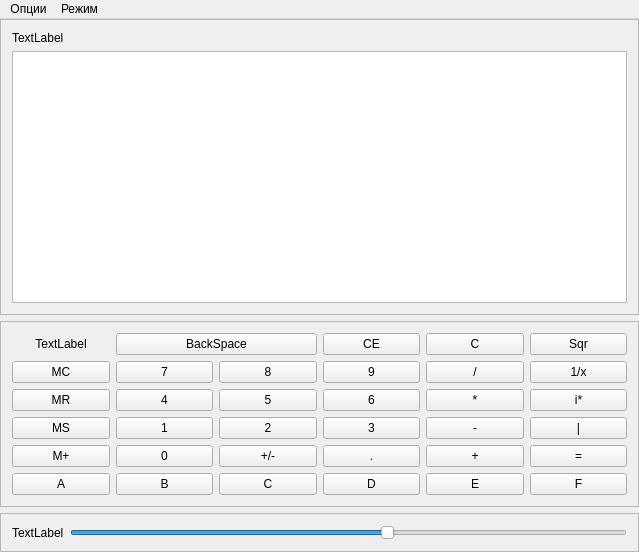
<?xml version="1.0" encoding="UTF-8"?>
<ui version="4.0">
 <class>MainWindow</class>
 <widget class="QMainWindow" name="MainWindow">
  <property name="geometry">
   <rect>
    <x>0</x>
    <y>0</y>
    <width>639</width>
    <height>552</height>
   </rect>
  </property>
  <property name="windowTitle">
   <string>Универсальный калькулятор</string>
  </property>
  <widget class="QWidget" name="centralWidget">
   <layout class="QVBoxLayout" name="verticalLayout">
    <property name="leftMargin">
     <number>0</number>
    </property>
    <property name="topMargin">
     <number>0</number>
    </property>
    <property name="rightMargin">
     <number>0</number>
    </property>
    <property name="bottomMargin">
     <number>0</number>
    </property>
    <item>
     <widget class="QFrame" name="frame">
      <property name="sizePolicy">
       <sizepolicy hsizetype="Preferred" vsizetype="Preferred">
        <horstretch>0</horstretch>
        <verstretch>0</verstretch>
       </sizepolicy>
      </property>
      <property name="frameShape">
       <enum>QFrame::StyledPanel</enum>
      </property>
      <property name="frameShadow">
       <enum>QFrame::Raised</enum>
      </property>
      <layout class="QVBoxLayout" name="verticalLayout_2">
       <item>
        <widget class="QLabel" name="label_mode">
         <property name="font">
          <font>
           <pointsize>9</pointsize>
          </font>
         </property>
         <property name="text">
          <string>TextLabel</string>
         </property>
        </widget>
       </item>
       <item>
        <widget class="QTextEdit" name="textEdit">
         <property name="font">
          <font>
           <pointsize>9</pointsize>
          </font>
         </property>
         <property name="readOnly">
          <bool>true</bool>
         </property>
        </widget>
       </item>
      </layout>
     </widget>
    </item>
    <item>
     <widget class="QFrame" name="frame_2">
      <property name="frameShape">
       <enum>QFrame::StyledPanel</enum>
      </property>
      <property name="frameShadow">
       <enum>QFrame::Raised</enum>
      </property>
      <layout class="QGridLayout" name="gridLayout">
       <item row="3" column="0">
        <widget class="QPushButton" name="pushButton_mems">
         <property name="font">
          <font>
           <pointsize>9</pointsize>
          </font>
         </property>
         <property name="text">
          <string>MS</string>
         </property>
        </widget>
       </item>
       <item row="4" column="0">
        <widget class="QPushButton" name="pushButton_memp">
         <property name="font">
          <font>
           <pointsize>9</pointsize>
          </font>
         </property>
         <property name="text">
          <string>M+</string>
         </property>
        </widget>
       </item>
       <item row="1" column="4">
        <widget class="QPushButton" name="pushButton_div">
         <property name="font">
          <font>
           <pointsize>9</pointsize>
          </font>
         </property>
         <property name="text">
          <string>/</string>
         </property>
         <property name="shortcut">
          <string>/</string>
         </property>
        </widget>
       </item>
       <item row="0" column="1" colspan="2">
        <widget class="QPushButton" name="pushButton_backspace">
         <property name="font">
          <font>
           <pointsize>9</pointsize>
          </font>
         </property>
         <property name="text">
          <string>BackSpace</string>
         </property>
         <property name="shortcut">
          <string>Backspace</string>
         </property>
        </widget>
       </item>
       <item row="1" column="0">
        <widget class="QPushButton" name="pushButton_memc">
         <property name="font">
          <font>
           <pointsize>9</pointsize>
          </font>
         </property>
         <property name="text">
          <string>MC</string>
         </property>
        </widget>
       </item>
       <item row="2" column="0">
        <widget class="QPushButton" name="pushButton_memr">
         <property name="font">
          <font>
           <pointsize>9</pointsize>
          </font>
         </property>
         <property name="text">
          <string>MR</string>
         </property>
        </widget>
       </item>
       <item row="1" column="2">
        <widget class="QPushButton" name="pushButton_num8">
         <property name="font">
          <font>
           <pointsize>9</pointsize>
          </font>
         </property>
         <property name="text">
          <string>8</string>
         </property>
         <property name="shortcut">
          <string>8</string>
         </property>
        </widget>
       </item>
       <item row="1" column="1">
        <widget class="QPushButton" name="pushButton_num7">
         <property name="font">
          <font>
           <pointsize>9</pointsize>
          </font>
         </property>
         <property name="text">
          <string>7</string>
         </property>
         <property name="shortcut">
          <string>7</string>
         </property>
        </widget>
       </item>
       <item row="0" column="0">
        <widget class="QLabel" name="label_memory">
         <property name="font">
          <font>
           <pointsize>9</pointsize>
          </font>
         </property>
         <property name="text">
          <string>TextLabel</string>
         </property>
         <property name="alignment">
          <set>Qt::AlignCenter</set>
         </property>
        </widget>
       </item>
       <item row="1" column="3">
        <widget class="QPushButton" name="pushButton_num9">
         <property name="font">
          <font>
           <pointsize>9</pointsize>
          </font>
         </property>
         <property name="text">
          <string>9</string>
         </property>
         <property name="shortcut">
          <string>9</string>
         </property>
        </widget>
       </item>
       <item row="5" column="0">
        <widget class="QPushButton" name="pushButton_numa">
         <property name="font">
          <font>
           <pointsize>9</pointsize>
          </font>
         </property>
         <property name="text">
          <string>A</string>
         </property>
         <property name="shortcut">
          <string>A</string>
         </property>
        </widget>
       </item>
       <item row="2" column="1">
        <widget class="QPushButton" name="pushButton_num4">
         <property name="font">
          <font>
           <pointsize>9</pointsize>
          </font>
         </property>
         <property name="text">
          <string>4</string>
         </property>
         <property name="shortcut">
          <string>4</string>
         </property>
        </widget>
       </item>
       <item row="2" column="2">
        <widget class="QPushButton" name="pushButton_num5">
         <property name="font">
          <font>
           <pointsize>9</pointsize>
          </font>
         </property>
         <property name="text">
          <string>5</string>
         </property>
         <property name="shortcut">
          <string>5</string>
         </property>
        </widget>
       </item>
       <item row="2" column="3">
        <widget class="QPushButton" name="pushButton_num6">
         <property name="font">
          <font>
           <pointsize>9</pointsize>
          </font>
         </property>
         <property name="text">
          <string>6</string>
         </property>
         <property name="shortcut">
          <string>6</string>
         </property>
        </widget>
       </item>
       <item row="2" column="4">
        <widget class="QPushButton" name="pushButton_mul">
         <property name="font">
          <font>
           <pointsize>9</pointsize>
          </font>
         </property>
         <property name="text">
          <string>*</string>
         </property>
         <property name="shortcut">
          <string>*</string>
         </property>
        </widget>
       </item>
       <item row="3" column="1">
        <widget class="QPushButton" name="pushButton_num1">
         <property name="font">
          <font>
           <pointsize>9</pointsize>
          </font>
         </property>
         <property name="text">
          <string>1</string>
         </property>
         <property name="shortcut">
          <string>1</string>
         </property>
        </widget>
       </item>
       <item row="3" column="2">
        <widget class="QPushButton" name="pushButton_num2">
         <property name="font">
          <font>
           <pointsize>9</pointsize>
          </font>
         </property>
         <property name="text">
          <string>2</string>
         </property>
         <property name="shortcut">
          <string>2</string>
         </property>
        </widget>
       </item>
       <item row="3" column="3">
        <widget class="QPushButton" name="pushButton_num3">
         <property name="font">
          <font>
           <pointsize>9</pointsize>
          </font>
         </property>
         <property name="text">
          <string>3</string>
         </property>
         <property name="shortcut">
          <string>3</string>
         </property>
        </widget>
       </item>
       <item row="3" column="4">
        <widget class="QPushButton" name="pushButton_minus">
         <property name="font">
          <font>
           <pointsize>9</pointsize>
          </font>
         </property>
         <property name="text">
          <string>-</string>
         </property>
         <property name="shortcut">
          <string>-</string>
         </property>
        </widget>
       </item>
       <item row="4" column="1">
        <widget class="QPushButton" name="pushButton_num0">
         <property name="font">
          <font>
           <pointsize>9</pointsize>
          </font>
         </property>
         <property name="text">
          <string>0</string>
         </property>
         <property name="shortcut">
          <string>0</string>
         </property>
        </widget>
       </item>
       <item row="4" column="2">
        <widget class="QPushButton" name="pushButton_znak">
         <property name="font">
          <font>
           <pointsize>9</pointsize>
          </font>
         </property>
         <property name="text">
          <string>+/-</string>
         </property>
        </widget>
       </item>
       <item row="4" column="3">
        <widget class="QPushButton" name="pushButton_dot">
         <property name="font">
          <font>
           <pointsize>9</pointsize>
          </font>
         </property>
         <property name="text">
          <string>.</string>
         </property>
         <property name="shortcut">
          <string>.</string>
         </property>
        </widget>
       </item>
       <item row="4" column="4">
        <widget class="QPushButton" name="pushButton_plus">
         <property name="font">
          <font>
           <pointsize>9</pointsize>
          </font>
         </property>
         <property name="text">
          <string>+</string>
         </property>
         <property name="shortcut">
          <string>+</string>
         </property>
        </widget>
       </item>
       <item row="4" column="5">
        <widget class="QPushButton" name="pushButton_result">
         <property name="font">
          <font>
           <pointsize>9</pointsize>
          </font>
         </property>
         <property name="text">
          <string>=</string>
         </property>
         <property name="shortcut">
          <string>Return</string>
         </property>
        </widget>
       </item>
       <item row="5" column="1">
        <widget class="QPushButton" name="pushButton_numb">
         <property name="font">
          <font>
           <pointsize>9</pointsize>
          </font>
         </property>
         <property name="text">
          <string>B</string>
         </property>
         <property name="shortcut">
          <string>B</string>
         </property>
        </widget>
       </item>
       <item row="5" column="2">
        <widget class="QPushButton" name="pushButton_numc">
         <property name="font">
          <font>
           <pointsize>9</pointsize>
          </font>
         </property>
         <property name="text">
          <string>C</string>
         </property>
         <property name="shortcut">
          <string>C</string>
         </property>
        </widget>
       </item>
       <item row="5" column="3">
        <widget class="QPushButton" name="pushButton_numd">
         <property name="font">
          <font>
           <pointsize>9</pointsize>
          </font>
         </property>
         <property name="text">
          <string>D</string>
         </property>
         <property name="shortcut">
          <string>D</string>
         </property>
        </widget>
       </item>
       <item row="5" column="4">
        <widget class="QPushButton" name="pushButton_nume">
         <property name="font">
          <font>
           <pointsize>9</pointsize>
          </font>
         </property>
         <property name="text">
          <string>E</string>
         </property>
         <property name="shortcut">
          <string>E</string>
         </property>
        </widget>
       </item>
       <item row="5" column="5">
        <widget class="QPushButton" name="pushButton_numf">
         <property name="font">
          <font>
           <pointsize>9</pointsize>
          </font>
         </property>
         <property name="text">
          <string>F</string>
         </property>
         <property name="shortcut">
          <string>F</string>
         </property>
        </widget>
       </item>
       <item row="0" column="3">
        <widget class="QPushButton" name="pushButton_ce">
         <property name="font">
          <font>
           <pointsize>9</pointsize>
          </font>
         </property>
         <property name="text">
          <string>CE</string>
         </property>
        </widget>
       </item>
       <item row="0" column="4">
        <widget class="QPushButton" name="pushButton_c">
         <property name="font">
          <font>
           <pointsize>9</pointsize>
          </font>
         </property>
         <property name="text">
          <string>C</string>
         </property>
         <property name="shortcut">
          <string>Del</string>
         </property>
        </widget>
       </item>
       <item row="0" column="5">
        <widget class="QPushButton" name="pushButton_sqr">
         <property name="font">
          <font>
           <pointsize>9</pointsize>
          </font>
         </property>
         <property name="text">
          <string>Sqr</string>
         </property>
        </widget>
       </item>
       <item row="1" column="5">
        <widget class="QPushButton" name="pushButton_reverse">
         <property name="font">
          <font>
           <pointsize>9</pointsize>
          </font>
         </property>
         <property name="text">
          <string>1/x</string>
         </property>
        </widget>
       </item>
       <item row="2" column="5">
        <widget class="QPushButton" name="pushButton_complex">
         <property name="text">
          <string>i*</string>
         </property>
        </widget>
       </item>
       <item row="3" column="5">
        <widget class="QPushButton" name="pushButton_drob">
         <property name="text">
          <string>|</string>
         </property>
        </widget>
       </item>
      </layout>
     </widget>
    </item>
    <item>
     <widget class="QFrame" name="frame_3">
      <property name="sizePolicy">
       <sizepolicy hsizetype="Preferred" vsizetype="Maximum">
        <horstretch>0</horstretch>
        <verstretch>0</verstretch>
       </sizepolicy>
      </property>
      <property name="frameShape">
       <enum>QFrame::StyledPanel</enum>
      </property>
      <property name="frameShadow">
       <enum>QFrame::Raised</enum>
      </property>
      <layout class="QHBoxLayout" name="horizontalLayout">
       <item>
        <widget class="QLabel" name="label_system">
         <property name="font">
          <font>
           <pointsize>9</pointsize>
          </font>
         </property>
         <property name="text">
          <string>TextLabel</string>
         </property>
        </widget>
       </item>
       <item>
        <widget class="QSlider" name="horizontalSlider">
         <property name="minimum">
          <number>2</number>
         </property>
         <property name="maximum">
          <number>16</number>
         </property>
         <property name="value">
          <number>10</number>
         </property>
         <property name="orientation">
          <enum>Qt::Horizontal</enum>
         </property>
        </widget>
       </item>
      </layout>
     </widget>
    </item>
   </layout>
  </widget>
  <widget class="QMenuBar" name="menuBar">
   <property name="geometry">
    <rect>
     <x>0</x>
     <y>0</y>
     <width>639</width>
     <height>26</height>
    </rect>
   </property>
   <widget class="QMenu" name="menu">
    <property name="title">
     <string>Опции</string>
    </property>
    <addaction name="action_ref"/>
   </widget>
   <widget class="QMenu" name="menu_2">
    <property name="title">
     <string>Режим</string>
    </property>
    <addaction name="action_pmode"/>
    <addaction name="action_dmode"/>
    <addaction name="action_cmode"/>
   </widget>
   <addaction name="menu"/>
   <addaction name="menu_2"/>
  </widget>
  <action name="action_pmode">
   <property name="text">
    <string>p-ичные числа</string>
   </property>
  </action>
  <action name="action_dmode">
   <property name="text">
    <string>дроби</string>
   </property>
  </action>
  <action name="action_cmode">
   <property name="text">
    <string>комплексные числа</string>
   </property>
  </action>
  <action name="action_ref">
   <property name="text">
    <string>Справка</string>
   </property>
  </action>
 </widget>
 <layoutdefault spacing="6" margin="11"/>
 <resources/>
 <connections/>
</ui>
